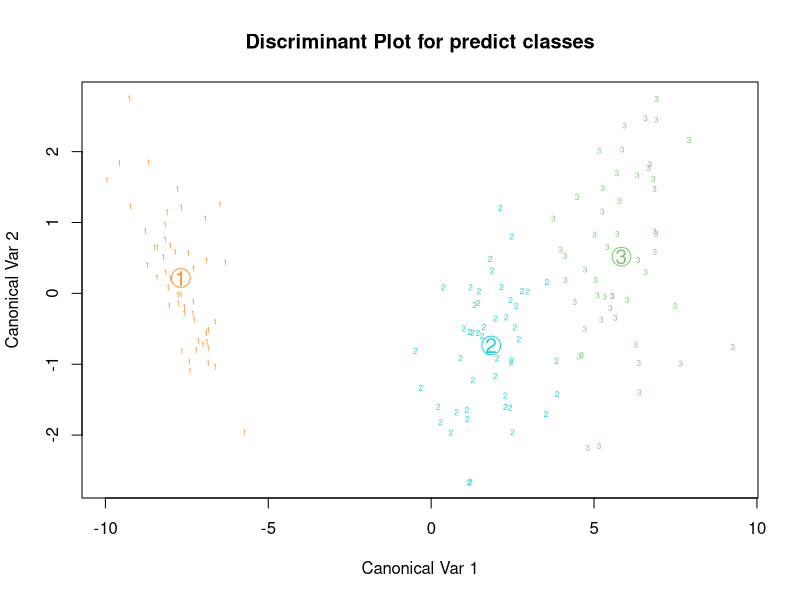

Recreate this plot in R.
library(mda)


### Name: fda
### Title: Flexible Discriminant Analysis
### Aliases: fda print.fda
### Keywords: classif

### ** Examples

data(iris)
irisfit <- fda(Species ~ ., data = iris)
irisfit
## fda(formula = Species ~ ., data = iris)
##
## Dimension: 2 
##
## Percent Between-Group Variance Explained:
##     v1     v2 
##  99.12 100.00 
##
## Degrees of Freedom (per dimension): 5 
##
## Training Misclassification Error: 0.02 ( N = 150 )

confusion(irisfit, iris)
##            Setosa Versicolor Virginica 
##     Setosa     50          0         0
## Versicolor      0         48         1
##  Virginica      0          2        49
## attr(, "error"):
## [1] 0.02

plot(irisfit)

coef(irisfit)
##           [,1]        [,2]
## [1,] -2.126479 -6.72910343
## [2,] -0.837798  0.02434685
## [3,] -1.550052  2.18649663
## [4,]  2.223560 -0.94138258
## [5,]  2.838994  2.86801283

marsfit <- fda(Species ~ ., data = iris, method = mars)
marsfit2 <- update(marsfit, degree = 2)
marsfit3 <- update(marsfit, theta = marsfit$means[, 1:2]) 
## this refits the model, using the fitted means (scaled theta's)
## from marsfit to start the iterations
